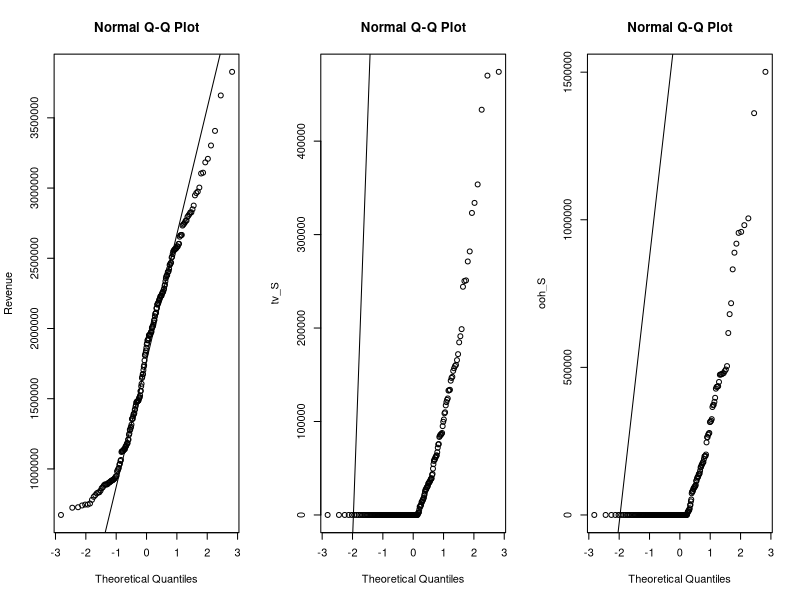
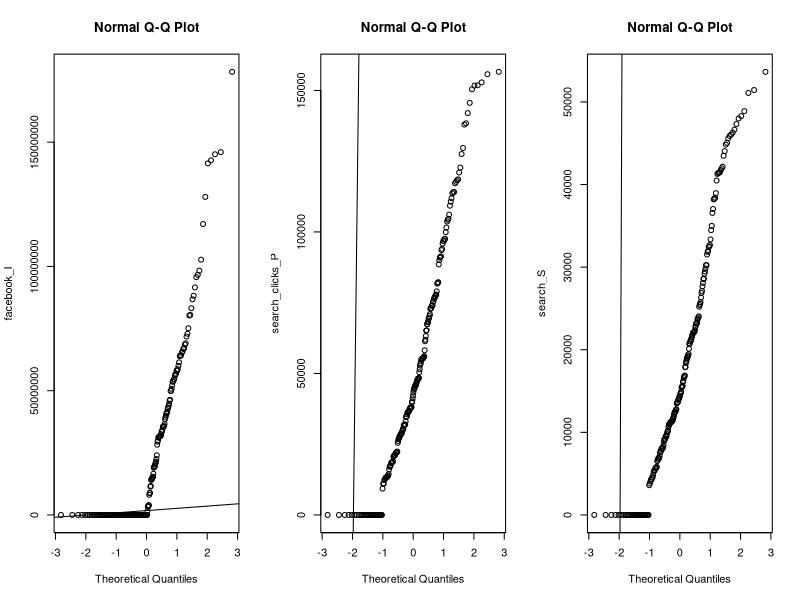
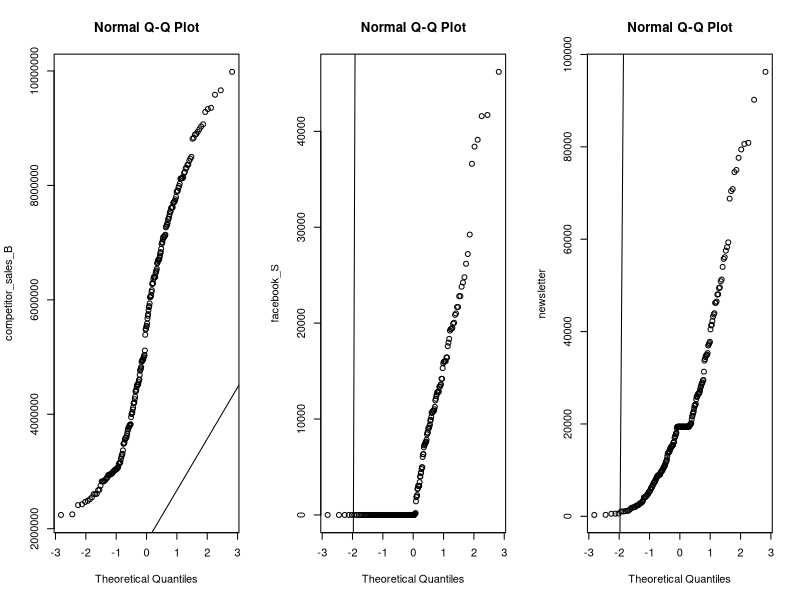
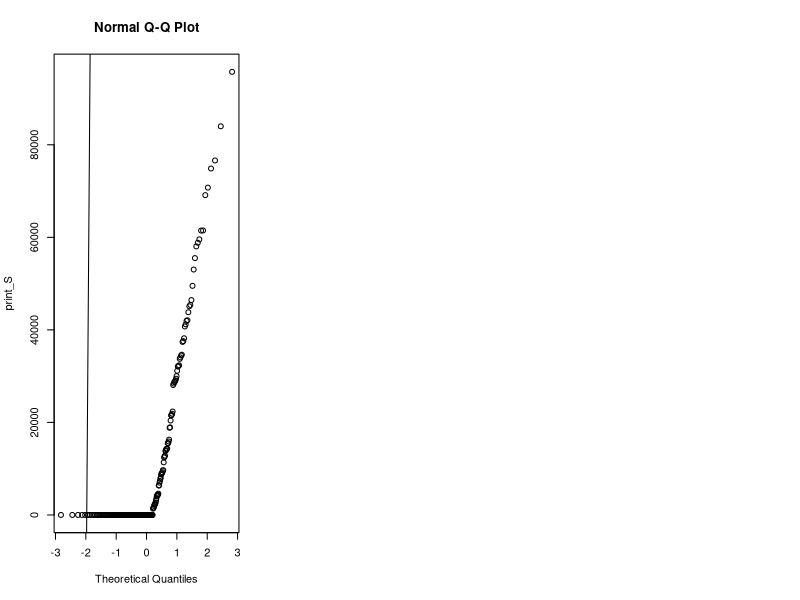
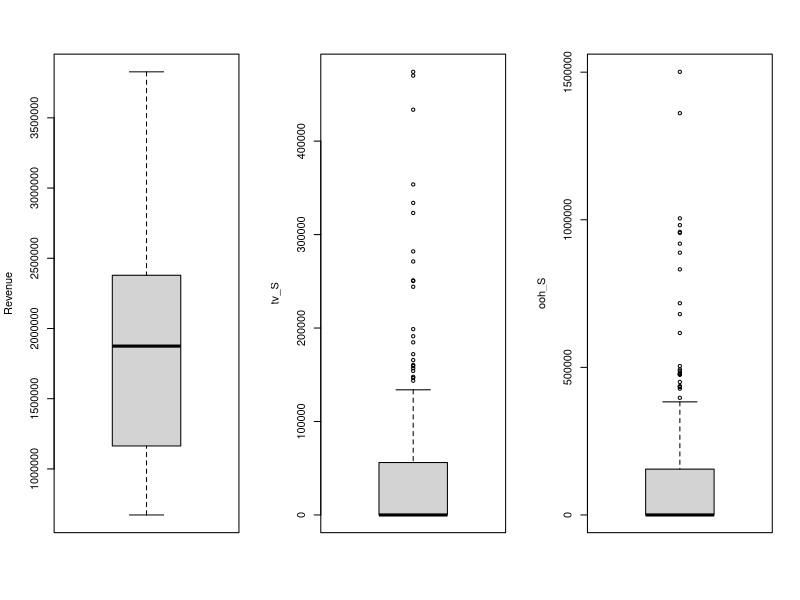
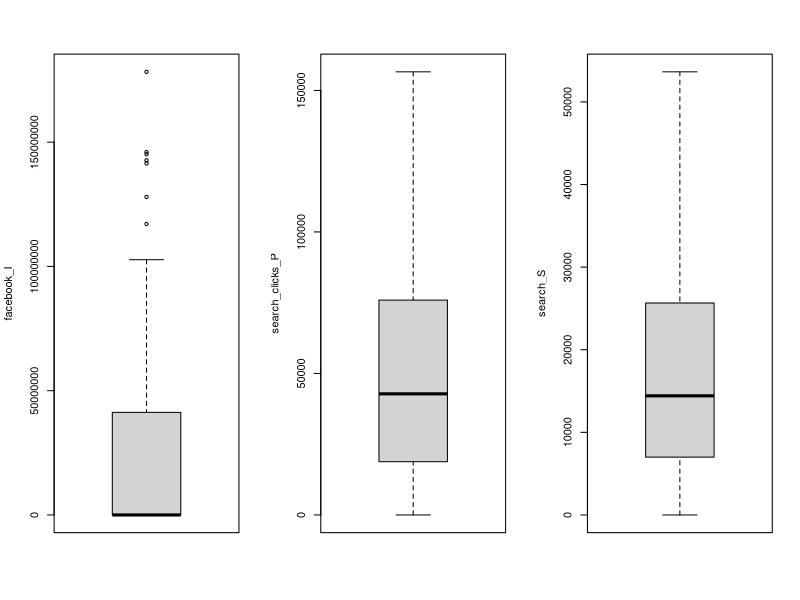
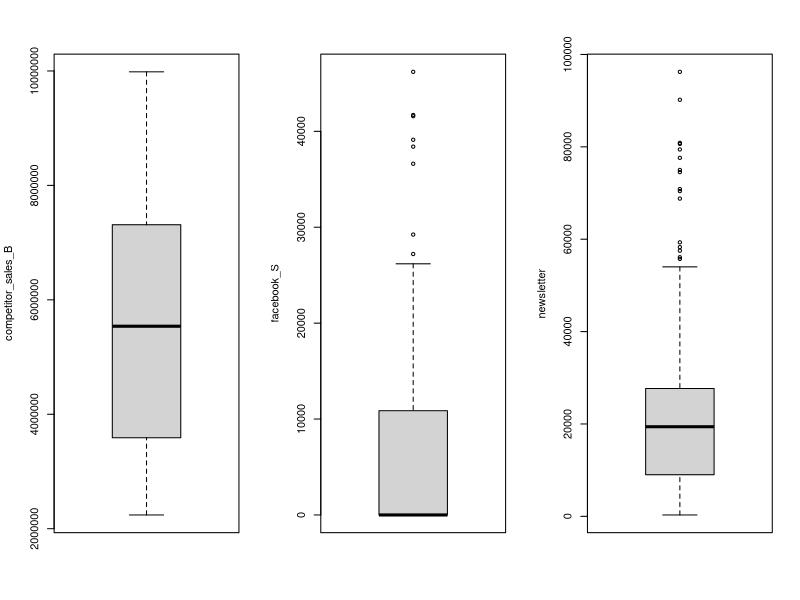
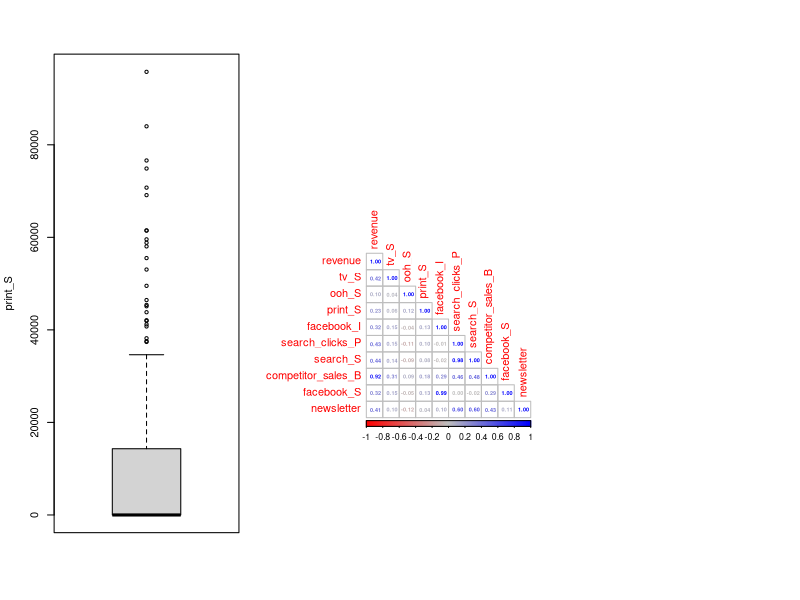

R code for these plots, in order:
## ---- chunk 1
library(dplyr)
library(corrplot)
options(scipen = 999)
## ---- chunk 2
df = read.csv("Marketing_regressao.csv")
head(df)
## ---- chunk 3
as.data.frame(summary(df))
## ---- chunk 4
par(mfrow=c(1,3))
qqnorm(df$revenue, ylab="Revenue"); qqline(df$revenue, ylab="Revenue")
qqnorm(df$tv_S, ylab="tv_S"); qqline(df$revenue, ylab="Revenue")
qqnorm(df$ooh_S, ylab="ooh_S"); qqline(df$revenue, ylab="Revenue")
qqnorm(df$facebook_I, ylab="facebook_I"); qqline(df$revenue, ylab="Revenue")
qqnorm(df$search_clicks_P, ylab="search_clicks_P"); qqline(df$revenue, ylab="Revenue")
qqnorm(df$search_S, ylab="search_S"); qqline(df$revenue, ylab="Revenue")
qqnorm(df$competitor_sales_B, ylab="competitor_sales_B"); qqline(df$revenue, ylab="Revenue")
qqnorm(df$facebook_S, ylab="facebook_S"); qqline(df$revenue, ylab="Revenue")
qqnorm(df$newsletter, ylab="newsletter"); qqline(df$revenue, ylab="Revenue")
qqnorm(df$print_S, ylab="print_S"); qqline(df$revenue, ylab="Revenue")
## ---- chunk 5
par(mfrow=c(1,3))
boxplot(df$revenue, ylab="Revenue")
boxplot(df$tv_S, ylab="tv_S")
boxplot(df$ooh_S, ylab="ooh_S")
boxplot(df$facebook_I, ylab="facebook_I")
boxplot(df$search_clicks_P, ylab="search_clicks_P")
boxplot(df$search_S, ylab="search_S")
boxplot(df$competitor_sales_B, ylab="competitor_sales_B")
boxplot(df$facebook_S, ylab="facebook_S")
boxplot(df$newsletter, ylab="newsletter")
boxplot(df$print_S, ylab="print_S")
## ---- chunk 6
df_shapiro = data.frame(Var = c("0"), P_value = c(0))
for (variable in colnames(subset(df, select = -c(DATE, events)))) {
  df_shapiro[nrow(df_shapiro) + 1,] = c(variable, shapiro.test(df[[variable]])[2])
}
df_shapiro
## ---- chunk 7

corrplot::corrplot(cor(df[, sapply(df, is.numeric)], method = "pearson"), method = 'number', type = 'lower', number.cex = 0.5, col=colorRampPalette(c("red","gray","blue"))(200))
## ---- chunk 8

psych::pairs.panels(df[, sapply(df, is.numeric)], 
             smooth = FALSE,
             method = "pearson",
             density = TRUE,
             ellipses = FALSE,
             cex.cor = 1.5
) 
